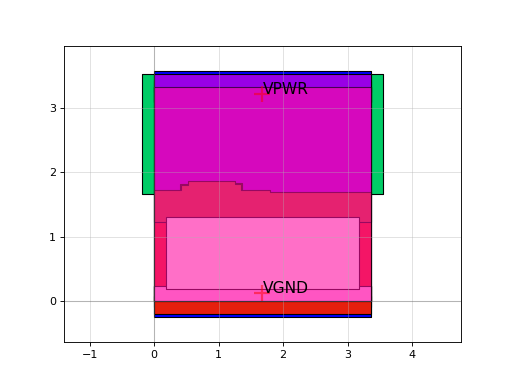

This chart was generated by the following Python code:
import sky130

c = sky130.components.sky130_fd_sc_hs__or3_2()
c.plot()
